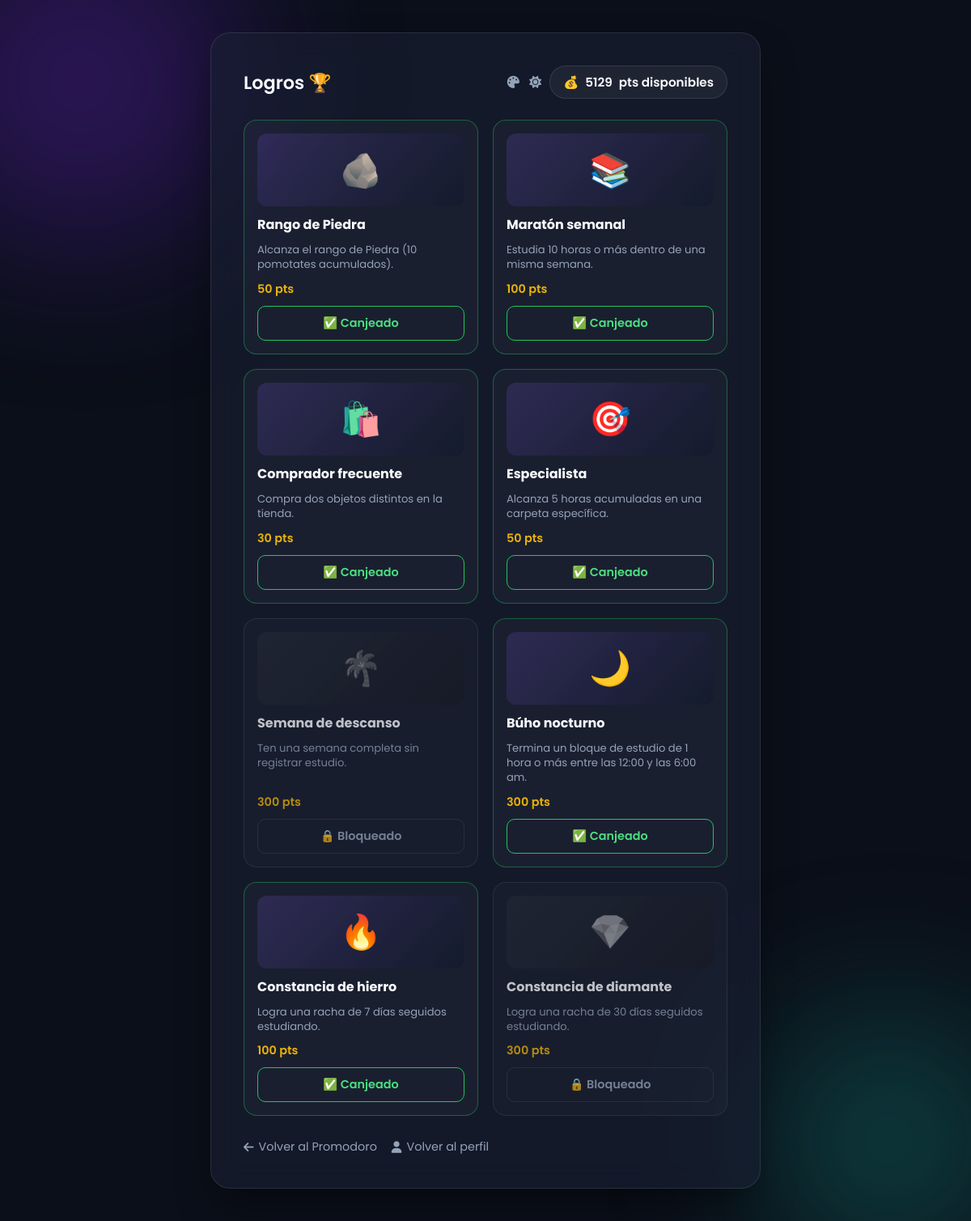
Before: /logros (signed in) with the older database file.
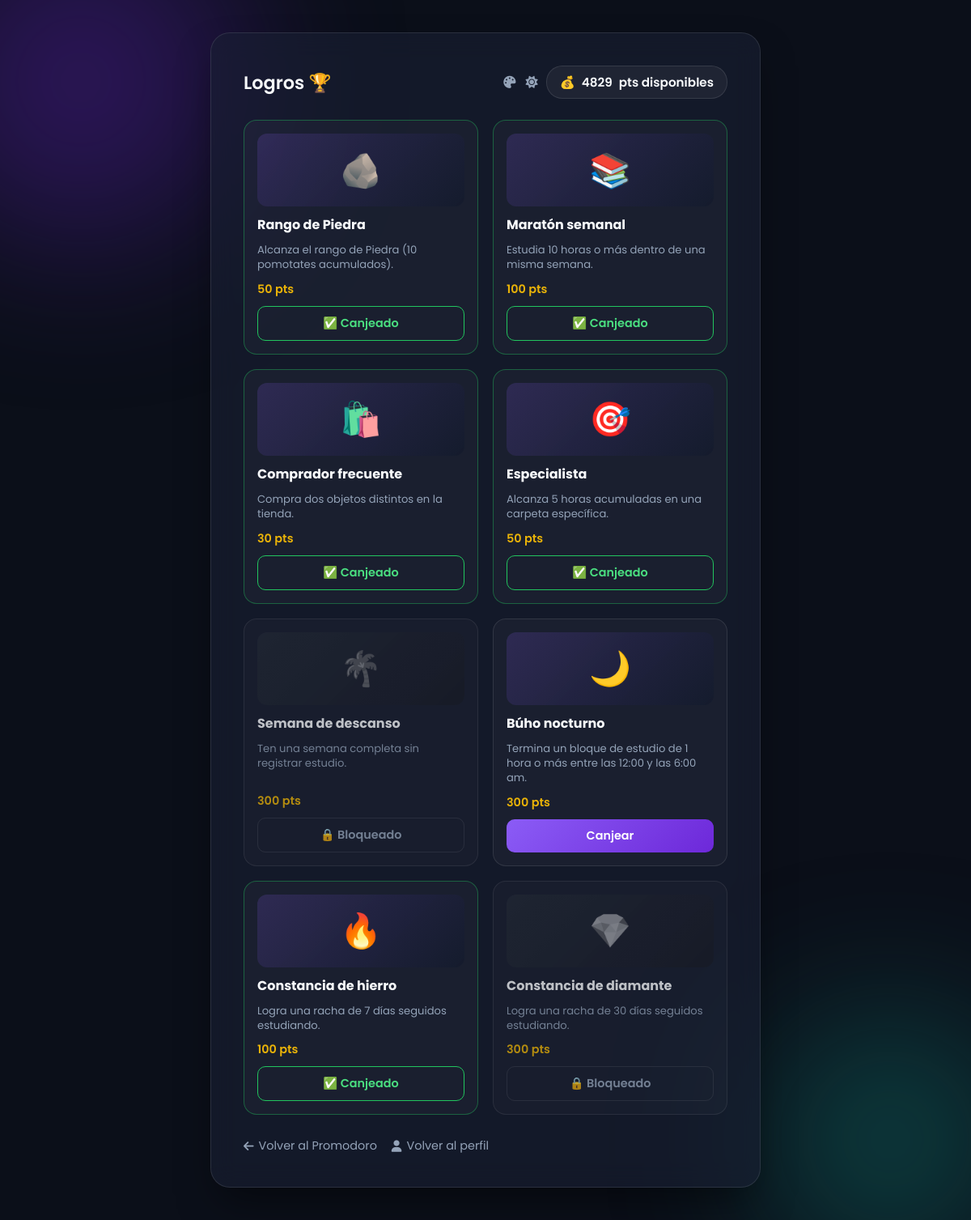
After: the same page with the newer database file.
### app.py (models this page shows, shortened)
class User(db.Model):
    id = db.Column(db.Integer, primary_key=True)
    username = db.Column(db.String(50), unique=True, nullable=False)
    password = db.Column(db.String(200), nullable=False)
    points = db.Column(db.Integer, default=0)
    profile_pic = db.Column(db.String(300), default='https://i.imgur.com/6VBx3io.png') # Avatar por defecto
    balance = db.Column(db.Integer, default=0)  # Puntos gastables en la tienda (no baja el total/rango)
    equipped_banner = db.Column(db.String(50), nullable=True)  # id del banner activo en el perfil
    equipped_frame = db.Column(db.String(50), nullable=True)  # id del marco activo en la foto de perfil
    equipped_font = db.Column(db.String(50), nullable=True)  # id de la tipografía activa en el temporizador
    equipped_wallpaper = db.Column(db.String(50), nullable=True)  # id del fondo animado activo en la pantalla principal (None = fondo predeterminado)
    streak_restorers = db.Column(db.Integer, default=0)  # Restauradores de racha comprados y sin usar (consumible)
    equipped_sound_lofi = db.Column(db.String(50), nullable=True)
    equipped_sound_piano = db.Column(db.String(50), nullable=True)
    equipped_sound_rain = db.Column(db.String(50), nullable=True)
    google_ical_url = db.Column(db.String(500), nullable=True)
    ical_last_synced_at = db.Column(db.DateTime, nullable=True)
    following = db.relationship(
        'Follow',
        foreign_keys=[Follow.follower_id],
        backref=db.backref('follower', lazy='joined'),
        lazy='dynamic',
        cascade='all, delete-orphan'
    )
    followers = db.relationship(
        'Follow',
        foreign_keys=[Follow.followed_id],
        backref=db.backref('followed', lazy='joined'),
        lazy='dynamic',
        cascade='all, delete-orphan'
    )
    folders = db.relationship(
        'Folder',
        backref='user',
        lazy='dynamic',
        cascade='all, delete-orphan'
    )
    purchases = db.relationship(
        'Purchase',
        backref='user',
        lazy='dynamic',
        cascade='all, delete-orphan'
    )
    streak_repairs = db.relationship(
        'StreakRepair',
        backref='user',
        lazy='dynamic',
        cascade='all, delete-orphan'
    )
    achievement_claims = db.relationship(
        'AchievementClaim',
        backref='user',
        lazy='dynamic',
        cascade='all, delete-orphan'
    )
    @property
    def pomodoros(self):
        return self.points // 60

### app.py (the view)
@app.route('/logros')
def logros():
    if 'user_id' not in session:
        return redirect(url_for('login'))
    user = User.query.get(session['user_id'])
    if user is None:
        session.clear()
        return redirect(url_for('login'))
    claimed_ids = {c.achievement_id for c in user.achievement_claims.all()}
    achievements = [
        {
            'id': ach['id'],
            'name': ach['name'],
            'description': ach['description'],
            'points': ach['points'],
            'icon': ach['icon'],
            'unlocked': ach['check'](user),
            'claimed': ach['id'] in claimed_ids
        }
        for ach in ACHIEVEMENTS
    ]
    return render_template('logros.html', user=user, achievements=achievements)

### app.py (called while the page is built)
def _weekly_minutes_map(user, offset):
    sessions = StudySession.query.filter(StudySession.user_id == user.id).all()
    weekly_minutes = defaultdict(int)
    for s in sessions:
        local_dt = s.completed_at - timedelta(minutes=offset)
        week_start = (local_dt - timedelta(days=local_dt.weekday())).replace(hour=0, minute=0, second=0, microsecond=0)
        weekly_minutes[week_start] += s.minutes
    return weekly_minutes

def _has_10h_week(user):
    offset = get_tz_offset()
    weekly_minutes = _weekly_minutes_map(user, offset)
    return any(minutes >= 600 for minutes in weekly_minutes.values())

def _has_zero_hour_week(user):
    offset = get_tz_offset()
    weekly_minutes = _weekly_minutes_map(user, offset)
    if not weekly_minutes:
        return False
    now_local = datetime.utcnow() - timedelta(minutes=offset)
    this_week_start = (now_local - timedelta(days=now_local.weekday())).replace(hour=0, minute=0, second=0, microsecond=0)
    cursor = min(weekly_minutes.keys()) + timedelta(weeks=1)
    while cursor < this_week_start:
        if weekly_minutes.get(cursor, 0) == 0:
            return True
        cursor += timedelta(weeks=1)
    return False

def _has_5h_in_a_folder(user):
    top_folder = user.folders.order_by(Folder.points.desc()).first()
    return top_folder is not None and top_folder.points >= 300

def _has_madrugada_block(user):
    offset = get_tz_offset()
    sessions = StudySession.query.filter(
        StudySession.user_id == user.id,
        StudySession.completed_at >= MADRUGADA_FIX_CUTOFF,
        StudySession.minutes >= 60
    ).all()
    for s in sessions:
        local_dt = s.completed_at - timedelta(minutes=offset)
        if 0 <= local_dt.hour < 6:
            return True
    return False

def _has_7_day_streak(user):
    offset = get_tz_offset()
    return compute_streaks_for_users([user.id], offset)[user.id] >= 7

def _has_30_day_streak(user):
    offset = get_tz_offset()
    return compute_streaks_for_users([user.id], offset)[user.id] >= 30

def _streak_chain(cursor, daily_minutes, repaired):
    length = 0
    while True:
        if daily_minutes.get(cursor, 0) >= STREAK_DAY_MINUTES:
            length += 1
        elif cursor not in repaired:
            return length
        cursor -= timedelta(days=1)

def get_tz_offset():
    try:
        return int(request.args.get('tz_offset', 0))
    except (TypeError, ValueError):
        return 0

### templates/logros.html (shortened to what this page needs)
<!DOCTYPE html>
<html lang="es">
<head>
    <link rel="stylesheet" href="https://cdnjs.cloudflare.com/ajax/libs/font-awesome/6.4.0/css/all.min.css">
</head>
<body>
    <div class="ambient-light light-1"></div>
    <div class="ambient-light light-2"></div>
    <div class="logros-card">
        <div class="logros-header">
            <h2>Logros 🏆</h2>
            <div class="header-right">
                <div class="header-icons">
                    <a href="#" id="color-picker-btn" title="Elegir color"><i class="fas fa-palette"></i></a>
                    <a href="#" id="theme-toggle-btn" title="Cambiar a modo normal"><i class="fas fa-sun"></i></a>
                </div>
                <div class="balance-pill">💰 <span id="balance-amount">{{ user.balance }}</span> pts disponibles</div>
            </div>
        </div>
        {% if achievements %}
        <div class="logros-grid">
            {% for ach in achievements %}
            <div class="achievement-card {{ 'is-claimed' if ach.claimed else ('is-locked' if not ach.unlocked else '') }}" id="achievement-card-{{ ach.id }}">
                <div class="achievement-icon">{{ ach.icon }}</div>
                <div class="achievement-name">{{ ach.name }}</div>
                <div class="achievement-desc">{{ ach.description }}</div>
                <div class="achievement-points">{{ ach.points }} pts</div>
                {% if ach.claimed %}
                    <button class="claim-btn claimed" disabled>✅ Canjeado</button>
                {% elif ach.unlocked %}
                    <button class="claim-btn" data-achievement-id="{{ ach.id }}" onclick="claimAchievement(this)">Canjear</button>
                {% else %}
                    <button class="claim-btn locked" disabled>🔒 Bloqueado</button>
                {% endif %}
            </div>
            {% endfor %}
        </div>
        {% else %}
        <p class="empty-hint">Todavía no hay logros disponibles.</p>
        {% endif %}
        <div class="back-links-row">
            <a href="/" class="back-link"><i class="fas fa-arrow-left"></i> Volver al Promodoro</a>
            <a href="/profile" class="back-link"><i class="fas fa-user"></i> Volver al perfil</a>
        </div>
    </div>
</body>
</html>

### templates/logros.html (style rules this page uses)
:root { --bg-base: #0b0f19; --bg-panel: rgba(26, 32, 53, 0.6); --bg-panel-solid: #131a2b; --text-main: #f8fafc; --text-muted: #94a3b8; --accent: #8b5cf6; --accent-dark: #6d28d9; --accent-glow: rgba(139, 92, 246, 0.4); --border-color: rgba(255, 255, 255, 0.1); --overlay-rgb: 255, 255, 255; }
* { margin: 0; padding: 0; box-sizing: border-box; }
body { font-family: 'Poppins', sans-serif; background-color: var(--bg-base); color: var(--text-main); min-height: 100vh; display: flex; justify-content: center; align-items: flex-start; position: relative; padding: 40px 16px; overflow-x: hidden; }
.ambient-light { position: fixed; border-radius: 50%; filter: blur(100px); z-index: 0; opacity: 0.5; animation: float 10s infinite alternate ease-in-out; }
.light-1 { width: 400px; height: 400px; background: #4c1d95; top: -100px; left: -100px; }
.light-2 { width: 300px; height: 300px; background: #0f766e; bottom: -50px; right: -50px; animation-delay: -5s; }
.logros-card { background: var(--bg-panel); backdrop-filter: blur(16px); -webkit-backdrop-filter: blur(16px); border: 1px solid var(--border-color); border-radius: 24px; padding: 40px; width: 100%; max-width: 680px; z-index: 10; box-shadow: 0 25px 50px -12px rgba(0, 0, 0, 0.5); }
.logros-header { display: flex; align-items: center; justify-content: space-between; gap: 12px; flex-wrap: wrap; margin-bottom: 26px; position: relative; }
.logros-header h2 { font-size: 1.4rem; font-weight: 600; }
.header-icons { display: flex; gap: 12px; align-items: center; font-size: 0.95rem; }
.header-icons a { color: var(--text-muted); text-decoration: none; transition: color 0.2s; }
.header-right { display: flex; align-items: center; gap: 10px; flex-wrap: wrap; }
.balance-pill { display: flex; align-items: center; gap: 8px; background: rgba(var(--overlay-rgb), 0.05); border: 1px solid var(--border-color); padding: 8px 16px; border-radius: 20px; font-weight: 600; font-size: 0.95rem; white-space: nowrap; }
.logros-grid { display: grid; grid-template-columns: repeat(auto-fill, minmax(220px, 1fr)); gap: 18px; }
.achievement-card { background: rgba(var(--overlay-rgb), 0.03); border: 1px solid var(--border-color); border-radius: 16px; padding: 16px; display: flex; flex-direction: column; gap: 10px; }
.achievement-card.is-claimed { border-color: rgba(34, 197, 94, 0.4); }
.achievement-card.is-locked { opacity: 0.75; }
.achievement-icon { width: 100%; height: 90px; border-radius: 12px; display: flex; align-items: center; justify-content: center; font-size: 2.6rem; background: linear-gradient(135deg, rgba(139, 92, 246, 0.18), rgba(15, 23, 42, 0.5)); }
.achievement-card.is-locked .achievement-icon { filter: grayscale(1); opacity: 0.6; }
.achievement-name { font-weight: 700; font-size: 1rem; }
.achievement-desc { color: var(--text-muted); font-size: 0.82rem; line-height: 1.4; flex-grow: 1; }
.achievement-points { color: #eab308; font-weight: 600; font-size: 0.9rem; }
.claim-btn { background: linear-gradient(135deg, var(--accent), var(--accent-dark)); color: white; border: none; padding: 10px; border-radius: 10px; font-weight: 600; font-size: 0.9rem; cursor: pointer; transition: all 0.2s ease; font-family: 'Poppins', sans-serif; }
.claim-btn:disabled { cursor: not-allowed; }
.claim-btn.claimed { background: transparent; border: 1px solid #22c55e; color: #4ade80; }
.claim-btn.locked { background: transparent; border: 1px solid var(--border-color); color: var(--text-muted); }
.back-link { display: inline-flex; align-items: center; gap: 6px; color: var(--text-muted); text-decoration: none; font-size: 0.9rem; }
.back-links-row { display: flex; flex-wrap: wrap; gap: 18px; margin-top: 28px; }

Changed rows visible on the page:
changed User: balance "5129" → "4829"
Other visible differences:
list line gone: "✅ Canjeado"
new list line: "Canjear"
